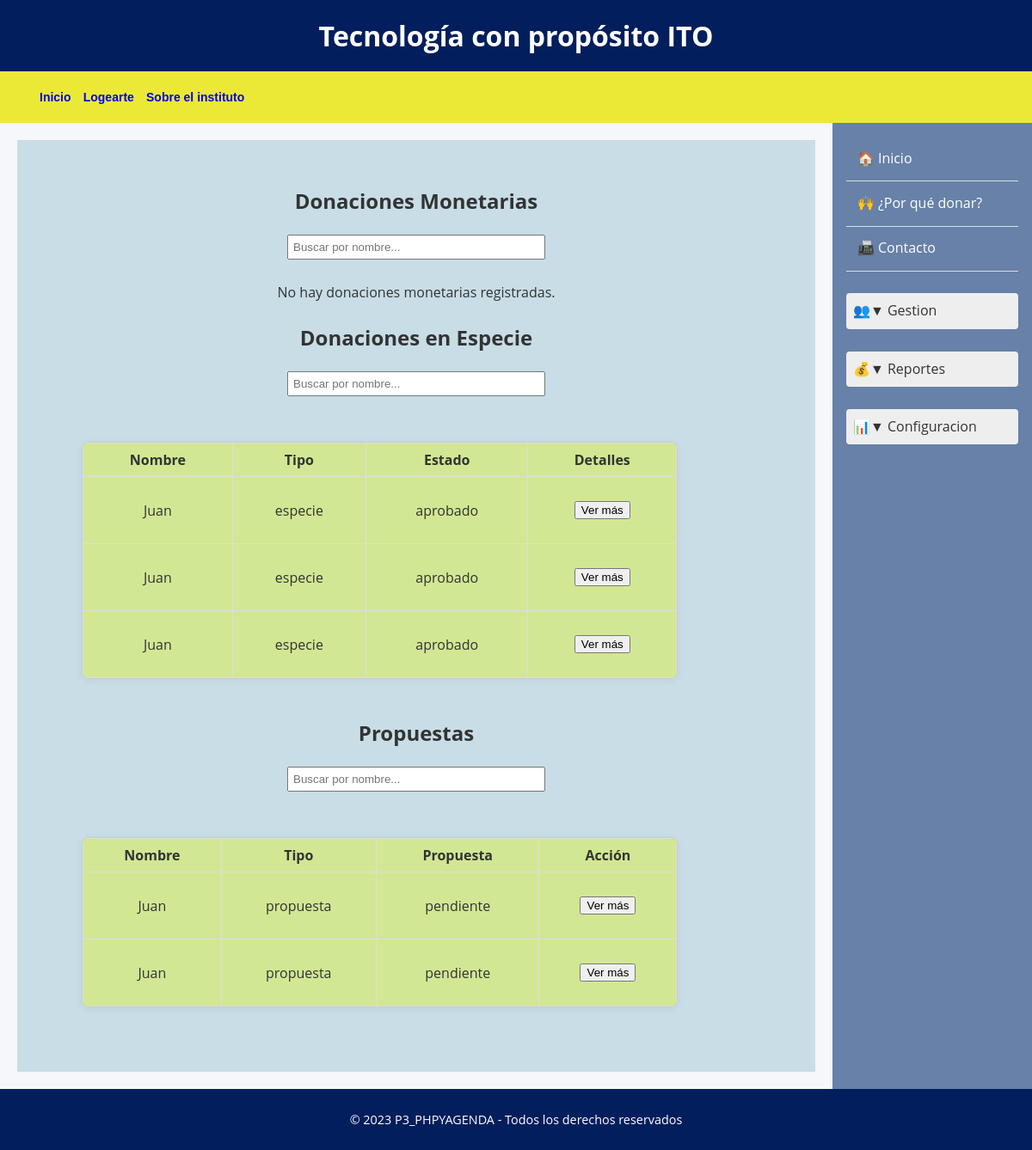
Screenshot of /donaciones.php (signed in) with the database file from the repository.
### tables this page shows
CREATE TABLE `usuarios` (
  `idUsuario` int(11) NOT NULL,
  `nombre` varchar(50) NOT NULL,
  `correo` varchar(50) NOT NULL,
  `contrasena` varchar(20) NOT NULL,
  `telefono` int(10) NOT NULL,
  `direccion` varchar(50) NOT NULL,
  `fechaNac` date NOT NULL,
  `fotoPerfil` blob NOT NULL,
  `rol` varchar(20) NOT NULL,
  `idDonacion` int(15) NOT NULL COMMENT 'Relación con donación',
  `fechaRegistro` datetime DEFAULT current_timestamp()
);

CREATE TABLE `donaciones` (
  `idDonacion` int(11) NOT NULL,
  `idUsuario` int(15) NOT NULL COMMENT 'Usuario que dona',
  `tipoDonacion` varchar(20) NOT NULL COMMENT '''monetaria'',''especie'',''propuesta''',
  `fecha` date NOT NULL COMMENT 'Fecha y hora de la donación',
  `estado` varchar(20) NOT NULL COMMENT '''pendiente'',''aprobada'',''rechazada'''
);

### donaciones.php (the view, shortened to what this page needs)
<?php
include_once("menu.php");
$conexion = new mysqli("localhost", "root", "", "donacionesTec", 3307);
function obtenerDonacionesPorTipo($conexion, $tipo) {
    $stmt = $conexion->prepare("SELECT u.idUsuario, u.nombre, d.idDonacion, d.tipoDonacion, d.estado
        FROM usuarios u
        JOIN donaciones d ON u.idUsuario = d.idUsuario
        WHERE d.tipoDonacion = ? AND u.rol = 'usuario'");
    $stmt->bind_param("s", $tipo);
    $stmt->execute();
    return $stmt->get_result();
}
$monetarias = obtenerDonacionesPorTipo($conexion, "monetaria");
$especie = obtenerDonacionesPorTipo($conexion, "especie");
$propuestas = obtenerDonacionesPorTipo($conexion, "propuesta");
?>
<div style="display: flex;">
    <?php include_once("vista/aside.php"); ?>
    <head>
    </head>
    <section class="principal">
        <h1>Donaciones Monetarias</h1>
        <input type="text" id="buscador1" placeholder="Buscar por nombre..." style="margin-bottom: 10px; padding: 5px; width: 100%; max-width: 300px;">
        <?php if ($monetarias->num_rows > 0): ?>
            <div class="tabla-scroll">
                <table class="tabla1">
                    <thead>
                        <tr>
                            <th>Nombre</th>
                            <th>Tipo</th>
                            <th>Acción</th>
                        </tr>
                    </thead>
                    <tbody>
                        <?php while ($fila = $monetarias->fetch_assoc()): ?>
                        <tr>
                            <td><?= htmlspecialchars($fila['nombre']) ?></td>
                            <td><?= htmlspecialchars($fila['tipoDonacion']) ?></td>
                            <td>
                            <button class="ver-mas-btn" data-id="<?= $fila['idDonacion'] ?>" data-tipo="monetaria">Ver más</button>
                            </td>
                        </tr>
                        <?php endwhile; ?>
                    </tbody>
                </table>
            </div>
        <?php else: ?>
            <p>No hay donaciones monetarias registradas.</p>
        <?php endif; ?>
        <h1 id="donacionesEspecie">Donaciones en Especie</h1>
        <input type="text" id="buscador2" placeholder="Buscar por nombre..." style="margin-bottom: 10px; padding: 5px; width: 100%; max-width: 300px;">
        <?php if ($especie->num_rows > 0): ?>
            <div class="tabla-scroll">
                <table class="tabla2">
                    <thead>
                        <tr>
                            <th>Nombre</th>
                            <th>Tipo</th>
                            <th>Estado</th>
                            <th>Detalles</th>
                        </tr>
                    </thead>
                    <tbody>
                        <?php while ($fila = $especie->fetch_assoc()): ?>
                        <tr>
                            <td><?= htmlspecialchars($fila['nombre']) ?></td>
                            <td><?= htmlspecialchars($fila['tipoDonacion']) ?></td>
                            <td><?= htmlspecialchars($fila['estado']) ?></td>
                            <td>
                                <button class="ver-mas-btn" data-id="<?= $fila['idDonacion'] ?>" data-tipo="especie">Ver más</button>
                            </td>
                        </tr>
                        <?php endwhile; ?>
                    </tbody>
                </table>
            </div>
        <?php else: ?>
            <p>No hay donaciones en especie registradas.</p>
        <?php endif; ?>
        <h1 id="donacionesProyectos">Propuestas</h1>
        <input type="text" id="buscador3" placeholder="Buscar por nombre..." style="margin-bottom: 10px; padding: 5px; width: 100%; max-width: 300px;">
        <?php if ($propuestas->num_rows > 0): ?>
            <div class="tabla-scroll">
                <table class="tabla3">
                    <thead>
                        <tr>
                            <th>Nombre</th>
                            <th>Tipo</th>
                            <th>Propuesta</th>
                            <th>Acción</th>
                        </tr>
                    </thead>
                    <tbody>
                        <?php while ($fila = $propuestas->fetch_assoc()): ?>
                        <tr>
                            <td><?= htmlspecialchars($fila['nombre']) ?></td>
                            <td><?= htmlspecialchars($fila['tipoDonacion']) ?></td>
                            <td><?= htmlspecialchars($fila['estado']) ?></td>
                            <td>
                            <button class="ver-mas-btn" data-id="<?= $fila['idDonacion'] ?>" data-tipo="propuesta">Ver más</button>
                            </td>
                        </tr>
                        <?php endwhile; ?>
                    </tbody>
                </table>
            </div>
        <?php else: ?>
            <p>No hay propuestas registradas.</p>
        <?php endif; ?>
    </section>
</div>

### estilos/encabezado.css (style rules this page uses)
.encabezado { background-color: #021E5C; color: white; padding: 1rem; text-align: center; }
.encabezado h1 { margin: 0; font-size: 2rem; }

### estilos/pie.css (style rules this page uses)
.pie-pagina { background-color: #021E5C; color: white; text-align: center; padding: 1.5rem; margin-top: auto; }
.pie-pagina p { margin: 0; font-size: 0.9rem; }

### estilos/section.css (style rules this page uses)
section.principal { float: left; width: 80%; height: auto; min-height: 30em; margin: 20px; background-color:rgba(100, 161, 185, 0.308); text-transform: none; text-align: center; }
body { font-family: 'Open Sans', sans-serif; margin: 0; padding: 0; background-color: #f5f7fa; color: #333; line-height: 1.6; }
.principal { flex: 1; padding: 2rem; max-width: 1200px; margin: 0 auto; }
.tabla-scroll { overflow-x: auto; border-radius: 8px; box-shadow: 0 2px 10px rgba(0,0,0,0.05); }

### estilos/tablas.css (style rules this page uses)
table.tabla2 { border-collapse: collapse; width: 100%; background-color: rgba(222, 241, 56, 0.473); }
table.tabla3 { border-collapse: collapse; width: 100%; background-color: rgba(222, 241, 56, 0.473); }
th, td { padding: 10px; border: 1px solid #999; text-align: center; }
h1 { text-align: center; }
button { margin: 20px auto; display: block; }
.tabla-scroll { margin:5%; max-height: 300px; overflow-y: auto; border: 1px solid #ccc; width: 80%; }
.tabla-scroll table { border-collapse: collapse; }
.tabla-scroll th, .tabla-scroll td { padding: 8px 12px; border: 1px solid #ddd; text-align: center; }

### rows the page displays
usuarios: nombre "Juan", donaciones.tipoDonacion "especie", donaciones.estado "aprobado", donaciones.tipoDonacion "propuesta", donaciones.estado "pendiente"
